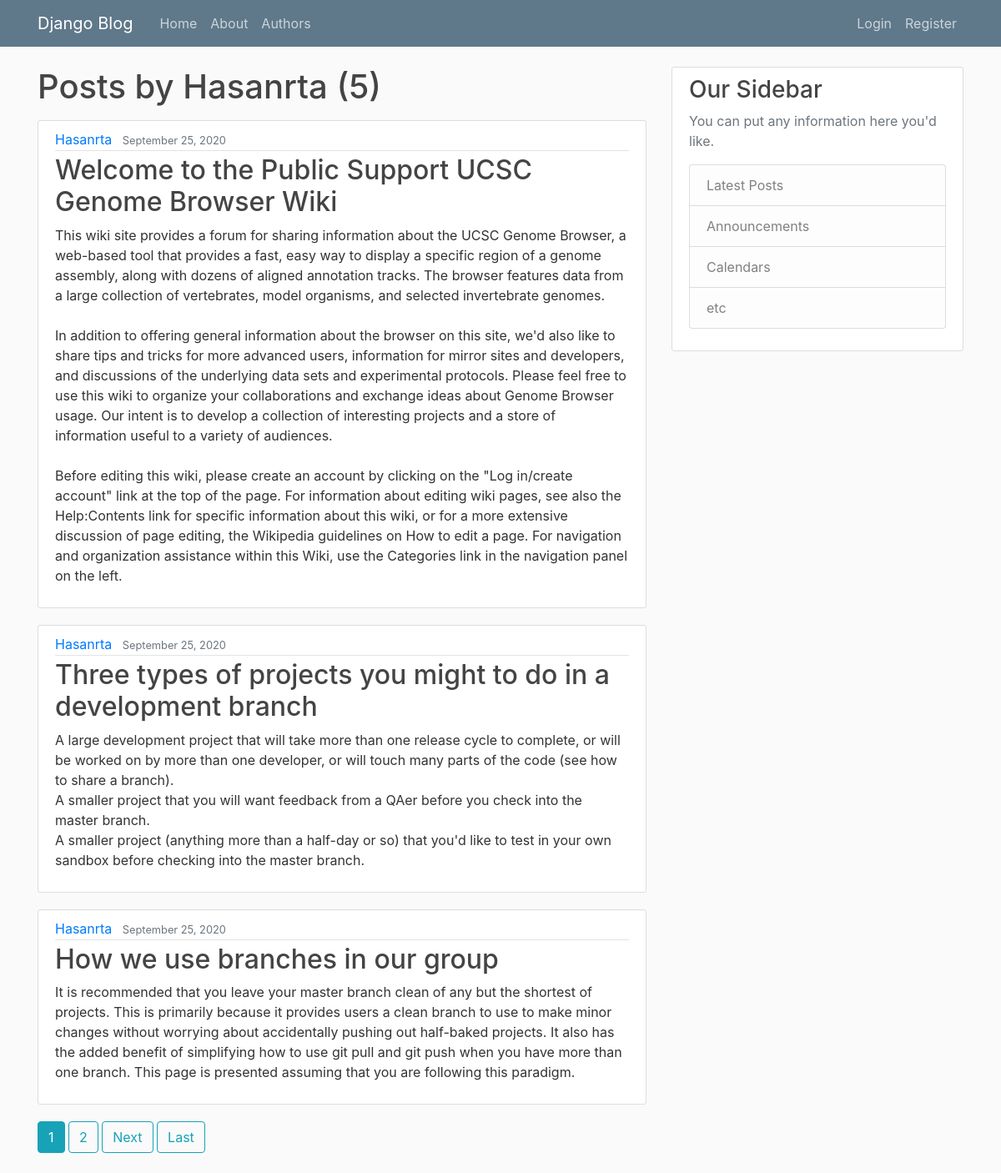
/user/Hasanrta, run on the app's committed database.
### blog/models.py (models this page shows, shortened)
class Post(models.Model):
    title = models.CharField(max_length=100)
    content = models.TextField()
    date_posted = models.DateTimeField(default=timezone.now)
    author = models.ForeignKey(User, on_delete=models.CASCADE)

### blog/views.py (the view)
# urls.py: path('user/<str:username>', UserPostListView.as_view(), name='user-posts'),
class UserPostListView(ListView):
    model = Post
    template_name = 'blog/user_post.html'  # <app>/<model>_<viewtype>.html
    context_object_name = 'posts'
    ordering = ['-date_posted']
    paginate_by = 3
    def get_queryset(self):
        user = get_object_or_404(User, username=self.kwargs.get('username'))
        return Post.objects.filter(author=user).order_by('-date_posted')

### blog/templates/blog/user_post.html (shortened to what this page needs)
{% extends "blog/base.html" %}
{% block content %}
    <h1 class="mb-3">Posts by {{ view.kwargs.username }} ({{ page_obj.paginator.count }})</h1>
    {% for post in posts %}
        <article class="media content-section">
          <div class="media-body">
            <div class="article-metadata">
              <a class="mr-2" href="{% url 'user-posts' post.author.username %}">{{ post.author }}</a>
              <small class="text-muted">{{ post.date_posted|date:"F d, Y" }}</small>
            </div>
            <h2><a class="article-title" href="{% url 'post-detail' post.id %}">{{ post.title }}</a></h2>
            <p class="article-content">{{ post.content }}</p>
          </div>
        </article>
    {% endfor %}
    {% if is_paginated %}
      {% for num in page_obj.paginator.page_range %}
        {% if page_obj.number == num %}
          <a class="btn btn-info mb-4" href="?page={{ num }}">{{ num }}</a>
        {% elif num > page_obj.number|add:'-3' and num < page_obj.number|add:'3' %}
          <a class="btn btn-outline-info mb-4" href="?page={{ num }}">{{ num }}</a>
        {% endif %}
      {% endfor %}
      {% if page_obj.has_next %}
        <a class="btn btn-outline-info mb-4" href="?page={{ page_obj.next_page_number }}">Next</a>
        <a class="btn btn-outline-info mb-4" href="?page={{ page_obj.paginator.num_pages }}">Last</a>
      {% endif %}
    {% endif %}
{% endblock content %}

### blog/static/blog/main.css (style rules this page uses)
body { background: #fafafa; color: #333333; margin-top: 5rem; }
h1, h2, h3, h4, h5, h6 { color: #444444; }
.content-section { background: #ffffff; padding: 10px 20px; border: 1px solid #dddddd; border-radius: 3px; margin-bottom: 20px; }
.article-title { color: #444444; }
.article-content { white-space: pre-line; }
.article-metadata { padding-bottom: 1px; margin-bottom: 4px; border-bottom: 1px solid #e3e3e3 }

### data on the page
Post: author "Hasanrta", date_posted "September 25, 2020", title "Welcome to the Public Support UCSC Genome Browser Wiki", content "This wiki site provides a forum for sharing information about the UCSC Genome Browser, a web-based tool that provides a fast, easy way to display a specific region of a genome assembly, along with dozens of aligned annotation tracks. The browser features data from a large collection of vertebrates, model organisms, and selected invertebrate genomes. In addition to offering general information about the browser on this site, we'd also like to share tips and tricks for more advanced users, information for mirror sites and developers, and discussions of the underlying data sets and experimental protocols. Please feel free to use this wiki to organize your collaborations and exchange ideas…"
Post: author "Hasanrta", date_posted "September 25, 2020", title "Three types of projects you might to do in a development branch", content "A large development project that will take more than one release cycle to complete, or will be worked on by more than one developer, or will touch many parts of the code (see how to share a branch). A smaller project that you will want feedback from a QAer before you check into the master branch. A smaller project (anything more than a half-day or so) that you'd like to test in your own sandbox before checking into the master branch."
Post: author "Hasanrta", date_posted "September 25, 2020", title "How we use branches in our group", content "It is recommended that you leave your master branch clean of any but the shortest of projects. This is primarily because it provides users a clean branch to use to make minor changes without worrying about accidentally pushing out half-baked projects. It also has the added benefit of simplifying how to use git pull and git push when you have more than one branch. This page is presented assuming that you are following this paradigm."

### other printed values
{{ view.kwargs.username }} "Hasanrta"
{{ page_obj.paginator.count }} "5"
{{ num }} "1"
{{ num }} "2"
